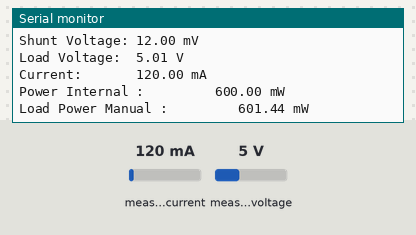
Simulated run of this sketch. Board: ESP32. Parts: the last lines printed to the serial monitor. The inputs (shaded band) are chosen by the test bench; at power-on: measured current 120 mA, measured voltage 5 V.

Above: at 2.2 s.
2.3 s: measured current set to 40 mA
3.8 s: measured voltage set to 0.3 V
At 5.0 s:
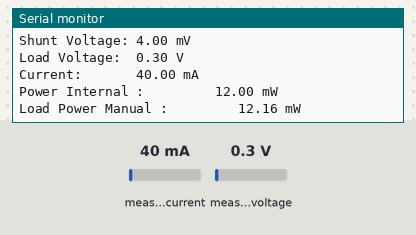
5.3 s: measured current set to 500 mA
At 8.0 s:
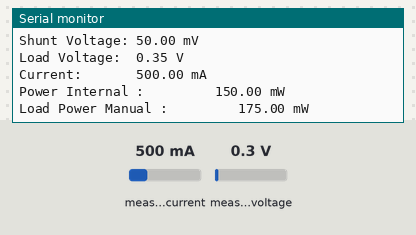
Timing chart, 0 to 9.5 s (numbered marks = the images above; inputs shaded):
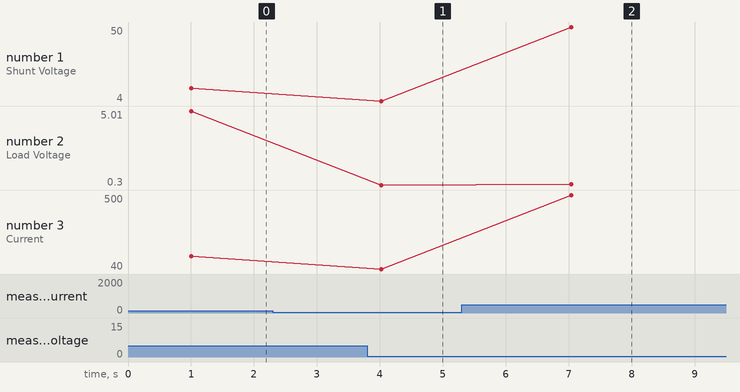

Measured:
- after the input at 3.8 s, the serial monitor: prints a new line after 0.23 s (image 1)
- after the input at 5.3 s, the serial monitor: prints a new line after 1.7 s (image 2)
- plotted number 1: 4 → 50 after the input at 5.3 s
- plotted number 2: 5.01 → 0.3 after the input at 3.8 s, 0.3 → 0.35 after the input at 5.3 s
- plotted number 3: 40 → 500 after the input at 5.3 s

The sketch:

Testing_INA219.ino
```cpp
#include <Wire.h>
#include <Adafruit_INA219.h>

Adafruit_INA219 ina219;

void setup()
{
    Serial.begin(115200);

    Serial.println("Starting INA219 Test");

    // Explicit ESP32 I2C setup
    Wire.begin(21, 22);

    // Allow bus and sensor to stabilize
    delay(1000);

    // Force library to use configured Wire bus
    if (!ina219.begin(&Wire))
    {
        Serial.println("Failed to find INA219 chip");

        while (1)
        {
            delay(10);
        }
    }

    Serial.println("INA219 Found!");
}


void loop(void)
{
  // ==============================
  // VARIABLE DECLARATIONS
  // ==============================
  float shuntvoltage = 0;   // Voltage across shunt resistor (mV)
  float busvoltage = 0;     // Voltage at load side (V)
  float current_mA = 0;     // Current through load (mA)
  float loadvoltage = 0;    // Actual voltage across load (V)
  float power_mW = 0;       // Power consumption (mW)
  float power_load = 0;      // Load consumption (mW)


  // ==============================
  // SENSOR READINGS
  // ==============================

  // Measures voltage across internal shunt resistor
  // This is how current is calculated internally (Ohm’s Law)
  shuntvoltage = ina219.getShuntVoltage_mV();

  // Measures voltage on the load side (after the shunt resistor)
  busvoltage = ina219.getBusVoltage_V();

  // Returns current (already calculated using calibration + shunt voltage)
  current_mA = ina219.getCurrent_mA();

  // Returns power (internally computed as V * I)
  power_mW = ina219.getPower_mW();


  // ==============================
  // LOAD VOLTAGE CALCULATION
  // ==============================
  // Bus voltage is measured AFTER the shunt resistor.
  // So to get actual load voltage, we add the drop across the shunt.
  loadvoltage = busvoltage + (shuntvoltage / 1000);
  power_load = current_mA*loadvoltage ;

  // ==============================
  // PRINT RESULTS
  // ==============================
  Serial.print("Bus Voltage:   ");
  Serial.print(busvoltage);
  Serial.println(" V");

  Serial.print("Shunt Voltage: ");
  Serial.print(shuntvoltage);
  Serial.println(" mV");

  Serial.print("Load Voltage:  ");
  Serial.print(loadvoltage);
  Serial.println(" V");

  Serial.print("Current:       ");
  Serial.print(current_mA);
  Serial.println(" mA");

   Serial.print("Power Internal :         ");
  Serial.print(power_mW);
  Serial.println(" mW");


  Serial.print("Load Power Manual :         ");
  Serial.print(power_load);
  Serial.println(" mW");

  Serial.println("");

  delay(3000);  // Wait 2 seconds between readings
}
```
